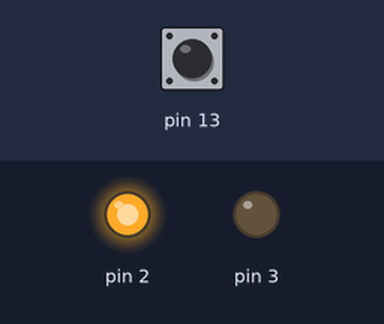
Recording of a sketch running on a simulated Arduino Uno, built with avr-gcc and run on an emulated ATmega328P. On the bench: output pins drawn as LEDs (lit = HIGH). The inputs (shaded band) are chosen by the test bench; at power-on: pin 13 HIGH.

Above: at 1.2 s.
1.3 s: pin 13 pulled LOW for 0.15 s
At 1.37 s:
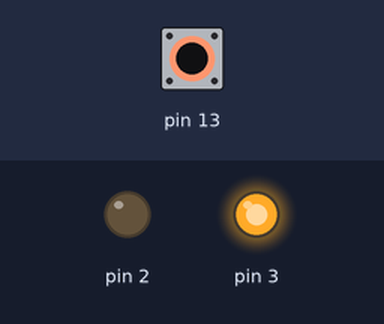
2.9 s: pin 13 pulled LOW for 3.2 s
At 7.2 s:
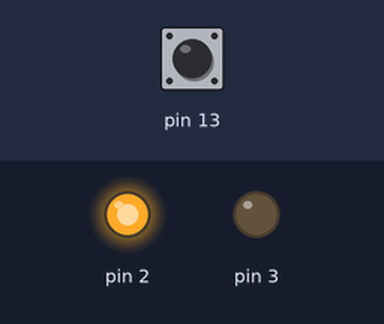
Timing chart, 0 to 8.7 s (numbered marks = the images above; inputs shaded):
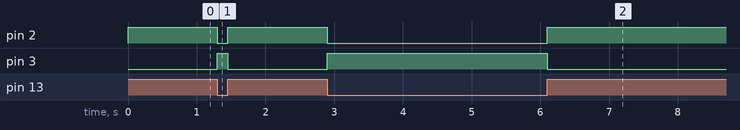

The sketch:

ProjetoArduino.ino
```cpp
/**
  Projeto Arduino - Troca de LED
  @author: Matheus Pinheiro de Oliveira
*/


void setup() {
  pinMode(13, INPUT_PULLUP);
  pinMode(3, OUTPUT);
  pinMode(2, OUTPUT);
}

void loop() {
  int botao = digitalRead(13);

  if (botao == LOW) {
    digitalWrite(3, HIGH);
    digitalWrite(2, LOW);
  } else {
    digitalWrite(3, LOW);
    digitalWrite(2, HIGH);
  }
}
```

Measured:
- after the input at 1.3 s, pin 2: HIGH → LOW at once, → HIGH 0.15 s later; pin 3: LOW → HIGH at once, → LOW 0.15 s later
- after the input at 2.9 s, pin 2: HIGH → LOW at once, → HIGH 3.2 s later; pin 3: LOW → HIGH at once, → LOW 3.2 s later
